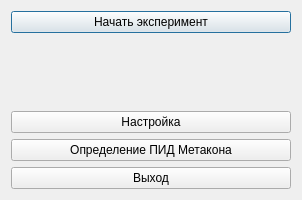
<ui version="4.0" >
 <class>starterDialog</class>
 <widget class="QDialog" name="starterDialog" >
  <property name="geometry" >
   <rect>
    <x>0</x>
    <y>0</y>
    <width>302</width>
    <height>200</height>
   </rect>
  </property>
  <property name="windowTitle" >
   <string>Крутильнай маятник</string>
  </property>
  <layout class="QVBoxLayout" >
   <item>
    <widget class="QPushButton" name="pbStart" >
     <property name="text" >
      <string>Начать эксперимент</string>
     </property>
    </widget>
   </item>
   <item>
    <spacer>
     <property name="orientation" >
      <enum>Qt::Vertical</enum>
     </property>
     <property name="sizeHint" >
      <size>
       <width>20</width>
       <height>40</height>
      </size>
     </property>
    </spacer>
   </item>
   <item>
    <widget class="QPushButton" name="pbSettings" >
     <property name="text" >
      <string>Настройка</string>
     </property>
    </widget>
   </item>
   <item>
    <widget class="QPushButton" name="pbCalibrateFurnace" >
     <property name="text" >
      <string>Определение ПИД Метакона</string>
     </property>
    </widget>
   </item>
   <item>
    <widget class="QPushButton" name="pbExit" >
     <property name="text" >
      <string>Выход</string>
     </property>
    </widget>
   </item>
  </layout>
 </widget>
 <resources/>
 <connections>
  <connection>
   <sender>pbExit</sender>
   <signal>clicked()</signal>
   <receiver>starterDialog</receiver>
   <slot>close()</slot>
   <hints>
    <hint type="sourcelabel" >
     <x>150</x>
     <y>177</y>
    </hint>
    <hint type="destinationlabel" >
     <x>150</x>
     <y>99</y>
    </hint>
   </hints>
  </connection>
 </connections>
</ui>
